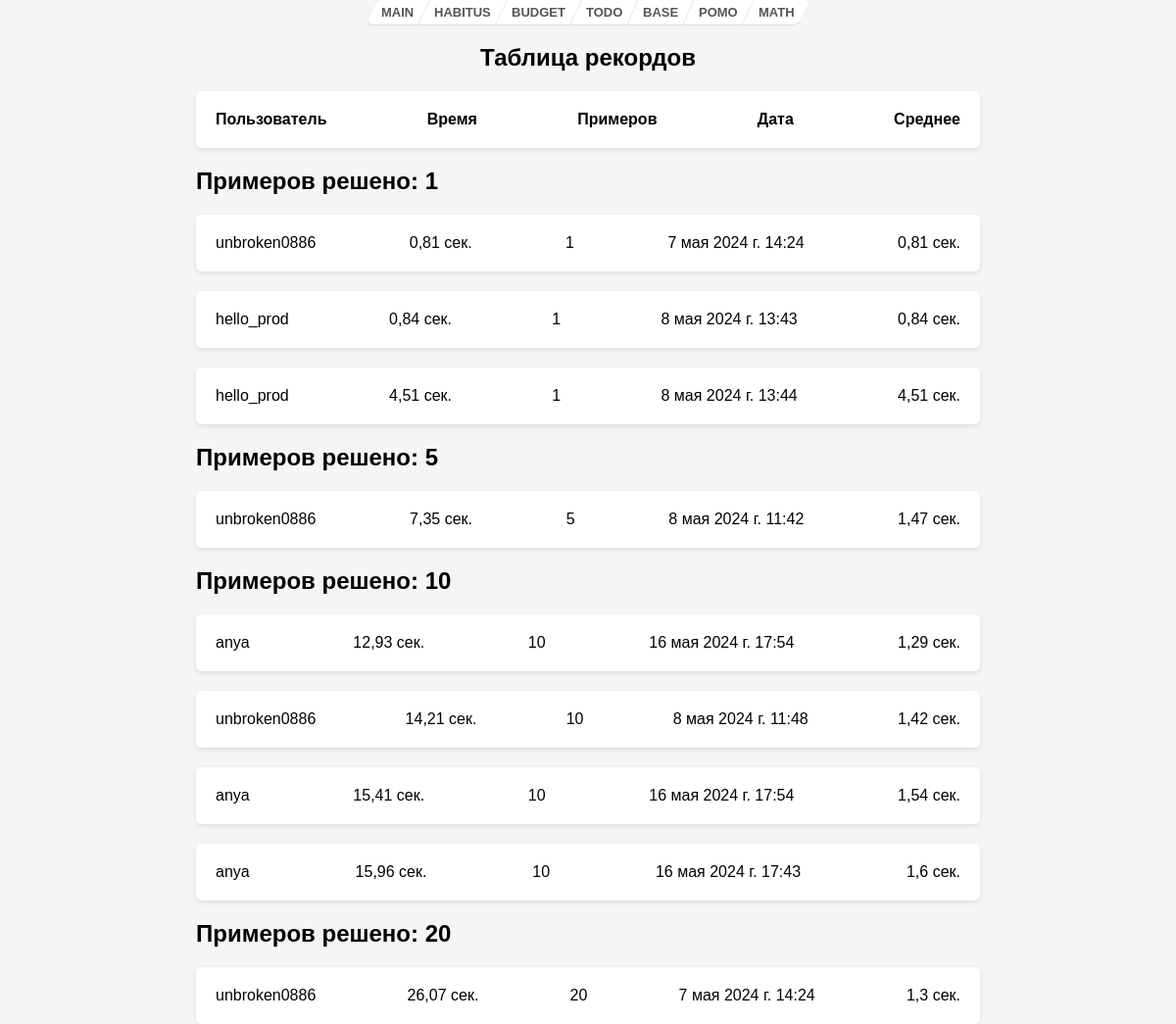
Screenshot of /home/math/results/ (signed in) with the database file from the repository.
### general_app/models.py (models this page shows, shortened)
class MathTrainingResult(models.Model):
    user = models.ForeignKey(User, on_delete=models.CASCADE)
    date = models.DateTimeField(auto_now_add=True)
    time_spent = models.DecimalField(max_digits=5, decimal_places=2)
    problems_solved = models.IntegerField()

### general_app/views.py (the view)
# urls.py: path('math/results/', MathTrainingResultsView.as_view(), name='math_training_results'),
class MathTrainingResultsView(LoginRequiredMixin, ListView):
    model = MathTrainingResult
    template_name = 'general_app/mathtraining_results.html'  # замените на своё имя шаблона
    context_object_name = 'results'
    def get_queryset(self):
        average_time = ExpressionWrapper(
            Round(F('time_spent') / F('problems_solved'), 2), output_field=FloatField()
        )
        results = MathTrainingResult.objects.all()
        results = results.annotate(average_time=average_time)
        results = results.order_by('problems_solved', 'average_time')
        return results
    def get_context_data(self, **kwargs):
        context = super(MathTrainingResultsView, self).get_context_data(**kwargs)
        results_sorted = {}
        for result in self.get_queryset():
            problems_solved = result.problems_solved
            if problems_solved not in results_sorted:
                results_sorted[problems_solved] = []
            results_sorted[problems_solved].append(result)
        context['results_sorted'] = dict(sorted(results_sorted.items()))
        return context

### hwyd/templatetags/tags.py (called while the page is built)
@register.simple_tag(takes_context=False)
def get_date_y_m():
    return datetime.today().strftime('%Y-%m')

### templates/general_app/mathtraining_results.html (shortened to what this page needs)
<!DOCTYPE html>
<html lang="ru">
<head>
</head>
<body>
{% include 'navibar.html' %}
<div class="container">
    <h1>Таблица рекордов</h1>
    <div class="card">
        <div><b>Пользователь</b></div>
        <div><b>Время</b></div>
        <div><b>Примеров</b></div>
        <div><b>Дата</b></div>
        <div><b>Среднее</b></div>
    </div>
    {% for problems_solved, results in results_sorted.items %}
        <h2>Примеров решено: {{ problems_solved }}</h2>
        {% for result in results %}
            <div class="card {% if request.user == result.user %}itsMy{% endif %}">
                <div class="username">{{ result.user.username }}</div>
                <div>{{ result.time_spent }} сек.</div>
                <div>{{ result.problems_solved }}</div>
                <div>{{ result.date }}</div>
                <div>{{ result.average_time }} сек.</div>
            </div>
        {% endfor %}
    {% empty %}
        <div class="card">Нет результатов.</div>
    {% endfor %}
</div>
</body>
</html>

### templates/navibar.html (shortened to what this page needs)
{% load tags %}
{% get_date_y_m as by_date %}
<nav class="skew-menu">
    <ul>
        <li><a href="{% url 'home' %}" class="navilinki">Main</a></li>
        <li><a href="{% url 'by_date' by_date %}" class="navilinki">Habitus</a></li>
        <li><a href="{% url 'budget:index' %}" class="navilinki">Budget</a></li>
        <li><a href="{% url 'todos:index' %}" class="navilinki">Todo</a></li>
        <li><a href="#" class="navilinki">Base</a></li>
        <li><a href="#" class="navilinki">Pomo</a></li>
        <li><a href="{% url 'mathtraining' %}" class="navilinki">Math</a></li>
    </ul>
</nav>

### templates/general_app/mathtraining_results.html (style rules this page uses)
body { font-family: Arial, sans-serif; padding: 0; background-color: #f5f5f5; margin: 0; }
.container { max-width: 800px; margin: auto; }
h1 { text-align: center; font-size: 24px; margin-bottom: 20px; }
.card { background: white; border-radius: 5px; box-shadow: 0 2px 5px rgba(0, 0, 0, 0.1); margin-bottom: 20px; padding: 20px; display: flex; justify-content: space-between; align-items: center; }
.username { max-width: 150px; overflow: hidden; text-overflow: ellipsis; white-space: nowrap; }
.card:last-child { margin-bottom: 0; }

### rows the page displays
MathTrainingResult: problems_solved "1", user.username "unbroken0886", time_spent "0,81", date "7 мая 2024 г. 14:24", average_time "0,81"
MathTrainingResult: user.username "hello_prod", time_spent "0,84", problems_solved "1", date "8 мая 2024 г. 13:43", average_time "0,84"
MathTrainingResult: user.username "hello_prod", time_spent "4,51", problems_solved "1", date "8 мая 2024 г. 13:44", average_time "4,51"
MathTrainingResult: problems_solved "5", user.username "unbroken0886", time_spent "7,35", date "8 мая 2024 г. 11:42", average_time "1,47"
MathTrainingResult: problems_solved "10", user.username "anya", time_spent "12,93", date "16 мая 2024 г. 17:54", average_time "1,29"
MathTrainingResult: user.username "unbroken0886", time_spent "14,21", problems_solved "10", date "8 мая 2024 г. 11:48", average_time "1,42"
MathTrainingResult: user.username "anya", time_spent "15,41", problems_solved "10", date "16 мая 2024 г. 17:54", average_time "1,54"
MathTrainingResult: user.username "anya", time_spent "15,96", problems_solved "10", date "16 мая 2024 г. 17:43", average_time "1,6"
MathTrainingResult: problems_solved "20", user.username "unbroken0886", time_spent "26,07", date "7 мая 2024 г. 14:24", average_time "1,3"
